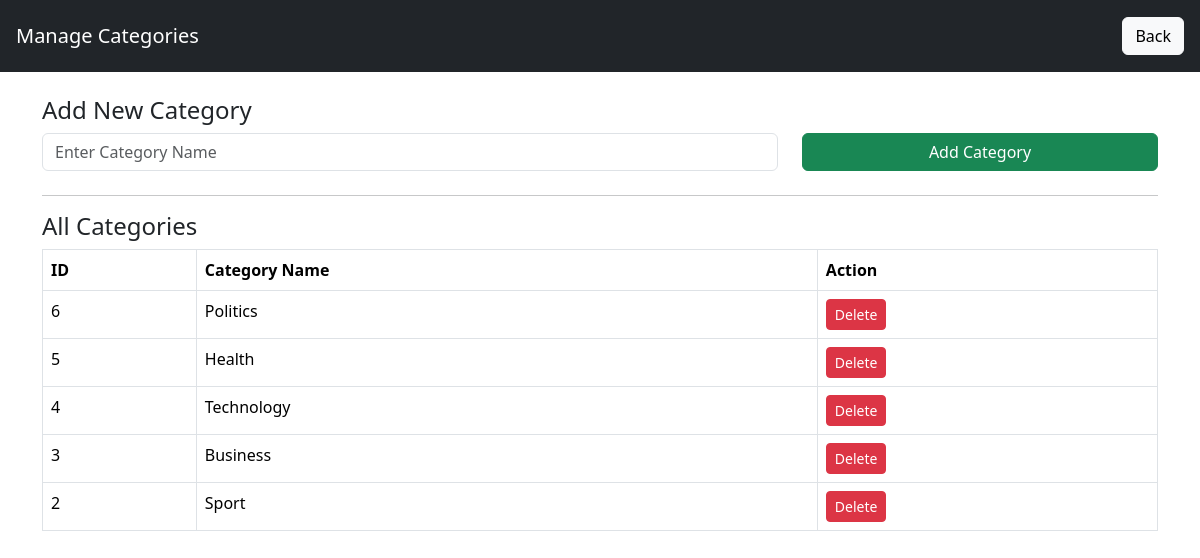
/admin/manage-categories.php (signed in), run on the app's committed database.
### tables this page shows
CREATE TABLE `categories` (
  `id` int(11) NOT NULL,
  `category_name` varchar(100) DEFAULT NULL,
  `created_at` timestamp NOT NULL DEFAULT current_timestamp()
);

### admin/manage-categories.php (the view, shortened to what this page needs)
<?php
include '../includes/db.php';
?>
<!DOCTYPE html>
<html>
    <head>
        <link href="https://cdn.jsdelivr.net/npm/bootstrap@5.3.2/dist/css/bootstrap.min.css" rel="stylesheet">
    </head>
    <body>
    <nav class="navbar navbar-dark bg-dark p-3">
        <span class="navbar-brand">Manage Categories</span>
        <a href="dashboard.php" class="btn btn-light">Back</a>
    </nav>
<div class="container mt-4">
    <h4>Add New Category</h4>
    <form method="POST" class="mb-4">
        <div class="row">
            <div class="col-md-8">
                <input type="text" name="category_name" class="form-control" placeholder="Enter Category Name" required>
            </div>
            <div class="col-md-4">
                <button type="submit" name="add_category" class="btn btn-success w-100">Add Category</button>
            </div>
        </div>
    </form>
    <hr>
    <h4>All Categories</h4>
    <table class="table table-bordered">
        <tr>
            <th>ID</th>
            <th>Category Name</th>
            <th>Action</th>
        </tr>
        <?php
        $result = $conn->query("SELECT * FROM categories ORDER BY id DESC");
        while($row = $result->fetch_assoc()) {
            ?>
            <tr>
                <td><?php echo $row['id']; ?></td>
                <td><?php echo $row['category_name']; ?></td>
                <td>
                    <a href="?delete=<?php echo $row['id']; ?>"
                       class="btn btn-danger btn-sm"
                       onclick="return confirm('Delete this category?')">
                       Delete
                    </a>
                </td>
            </tr>
       <?php } ?>
    </table>
</div>
</body>
</html>

### data on the page
categories: id "6", category_name "Politics"
categories: id "5", category_name "Health"
categories: id "4", category_name "Technology"
categories: id "3", category_name "Business"
categories: id "2", category_name "Sport"
